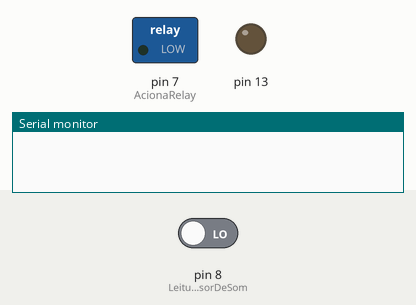
Simulated run of this sketch. Board: Arduino Uno, built with avr-gcc and run on an emulated ATmega328P. On the bench: switched loads named in the sketch (green lamp = pin HIGH), output pins drawn as LEDs (lit = HIGH), the last lines printed to the serial monitor. Inputs (shaded band) come from the test bench; at power-on: pin 8 (LeituraSensorDeSom) LOW.

Above: at 1.3 s.
1.4 s: pin 8 (LeituraSensorDeSom) driven HIGH
At 2.4 s:
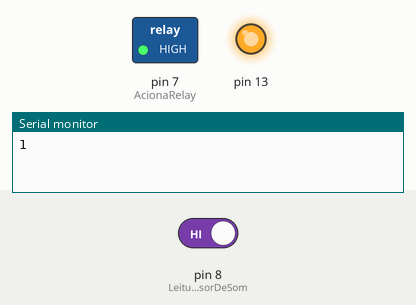
Timing chart, 0 to 4.4 s (numbered marks = the images above; inputs shaded):
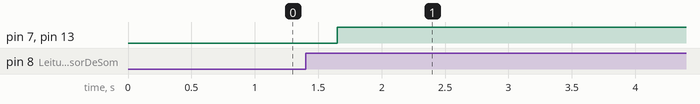

Measured:
- after the input at 1.4 s, pin 7 (AcionaRelay), pin 13: LOW → HIGH after 0.25 s

The sketch:

Rele_Automacao.ino
```cpp
#define LeituraSensorDeSom 8
#define AcionaRelay 7

int AjusteSensorDeSom = A0;
int leitura = 0;
int ultimaleitura = 0;
int Analog;
int Estado = HIGH;

void setup(){
  Serial.begin(9600);
  pinMode(LeituraSensorDeSom, INPUT);
  pinMode(AcionaRelay, OUTPUT);
  pinMode(13, OUTPUT);
  delay(100);
}

void loop(){
  leitura = digitalRead(LeituraSensorDeSom);
  if (leitura != ultimaleitura){
    ultimaleitura = leitura;
    Serial.println(leitura);
    delay(250);

    if (leitura == HIGH){
      digitalWrite(13, Estado);
      digitalWrite(AcionaRelay, Estado);
      Estado = !Estado;
    }
  }
  delay(1);
}
```
